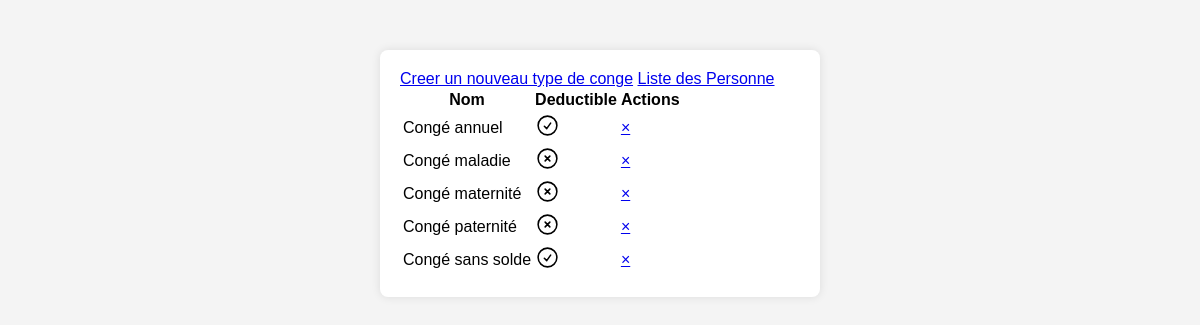
/process/conge/liste_type.php, run on the app's committed database.
### tables this page shows
CREATE TABLE `type_conge` (
  `id` INT NOT NULL AUTO_INCREMENT,
  `label` VARCHAR(255) NOT NULL,
  `deductible` INT NULL,
  PRIMARY KEY (`id`));

### process/conge/liste_type.php (called while the page is built)
<?php
include "../../config/connexion.php";
include "../../repository/TypeConge.php";
$typeConge=new TypeConge($conn);
$types_conge=$typeConge->getAll();
include "../../view/conge/index.php";

### repository/TypeConge.php (called while the page is built, shortened)
<?php
class TypeConge{
    private $conn;
    public function __construct($conn){
        $this->conn=$conn;
    }
    public function getAll(){
        $sql="SELECT id,label,deductible
        FROM conge.type_conge;";
        $result=$this->conn->query($sql);
        $res=[];
        while($row=$result->fetch_assoc()){
            $res[]=$row;
        }
        return $res;
    }
}

### view/conge/index.php (the view, shortened to what this page needs)
<!DOCTYPE html>
<html lang="en">
<head>
    <link rel="stylesheet" href="styles.css">
</head>
<body>
    <div class="container">
        <a href="../../view/conge/new.php">Creer un nouveau type de conge</a>
        <a href="../../index.php">Liste des Personne</a>
        <table>
            <thead>
                <tr>
                    <th>Nom</th>
                    <th>Deductible</th>
                    <th>Actions</th>
                </tr>
            </thead>
            <tbody>
            <?php
            foreach($types_conge as $type_conge){
            ?>
                <tr>
                    <td><?php echo $type_conge["label"]; ?></td>
                    <td>
                        <?php if( $type_conge["deductible"] ==1){ ?>
                        <svg xmlns="http://www.w3.org/2000/svg" fill="none" viewBox="0 0 24 24" stroke-width="1.5" stroke="currentColor" class="size-6" width="25px">
                            <path stroke-linecap="round" stroke-linejoin="round" d="M9 12.75 11.25 15 15 9.75M21 12a9 9 0 1 1-18 0 9 9 0 0 1 18 0Z" />
                        </svg>
                        <?php } else { ?>
                        <svg xmlns="http://www.w3.org/2000/svg" fill="none" viewBox="0 0 24 24" stroke-width="1.5" stroke="currentColor" class="size-6"width="25px">
                            <path stroke-linecap="round" stroke-linejoin="round" d="m9.75 9.75 4.5 4.5m0-4.5-4.5 4.5M21 12a9 9 0 1 1-18 0 9 9 0 0 1 18 0Z" />
                        </svg>
                            <?php } ?>
                    </td>
                    <td><a href="../../process/conge/remove.php?idx=<?php echo $type_conge["id"]; ?>">&times;</a></td>
                </tr>
            <?php
            }
            ?>
            </tbody>
        </table>
    </div>
</body>
</html>

### assets/styles.css (style rules this page uses)
body { font-family: Arial, sans-serif; background-color: #f4f4f4; margin: 0; padding: 0; }
.container { max-width: 400px; margin: 50px auto; padding: 20px; background-color: #fff; border-radius: 8px; box-shadow: 0 0 10px rgba(0, 0, 0, 0.1); }

### data on the page
type_conge: label "Congé annuel", deductible 1 (drawn)
type_conge: label "Congé maladie", deductible 0 (drawn)
type_conge: label "Congé maternité", deductible 0 (drawn)
type_conge: label "Congé paternité", deductible 0 (drawn)
type_conge: label "Congé sans solde", deductible 1 (drawn)
